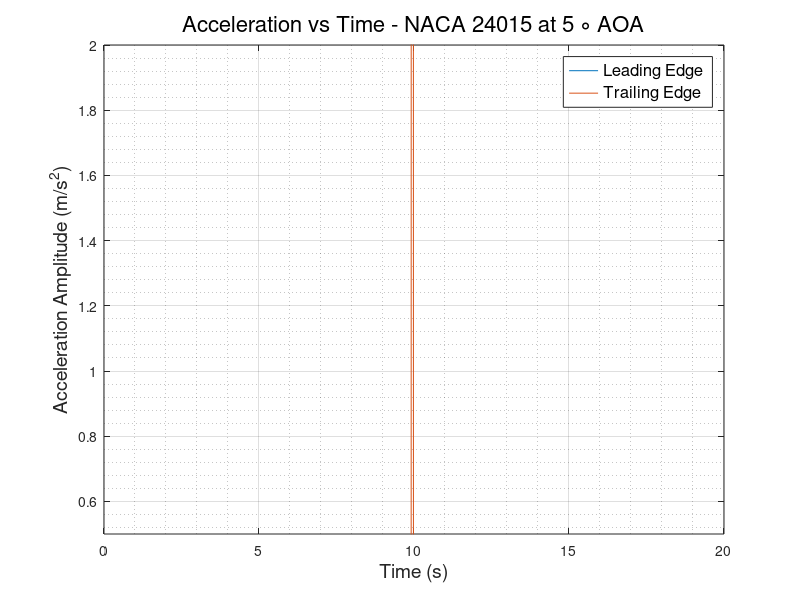
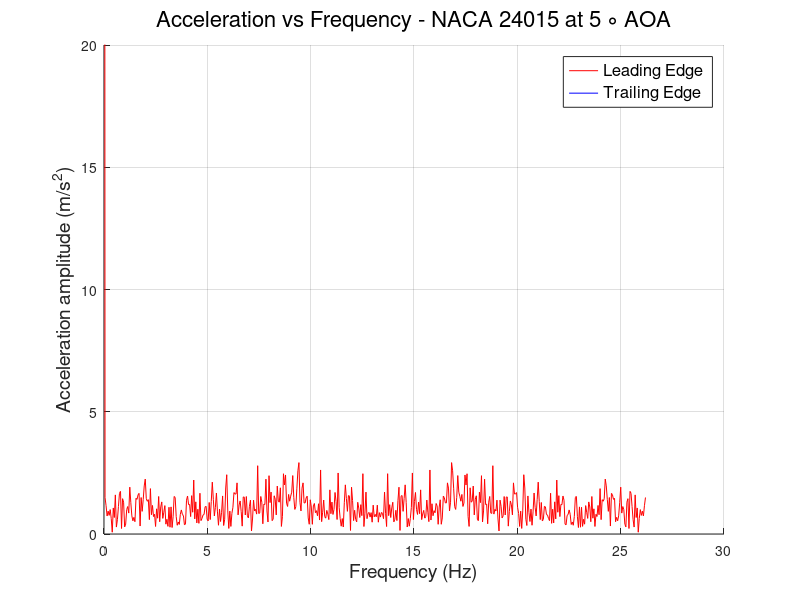

Here is the MATLAB script that generated these plots, in order:
clc
clear
close all
%% READING ACCELEROMETER DATA and defining Variables
                        % LEADING EDGE %
data   = xlsread('LE_700rpm.csv');
LE_time   = data(:,1);
LE_X_acc  = data(:,2);
LE_Y_acc  = data(:,3);
LE_Z_acc  = data(:,4);
LE_R_acc  = sqrt(LE_X_acc.^2 + LE_Y_acc.^2 + LE_Z_acc.^2);
% plot(LE_time,LE_R_acc)
N      = numel(LE_time);
Ts     = abs(diff(LE_time(1:2)));
fs     = 1/Ts;
f_axis = [0:N-1]*fs/N;
A_freq_LE = fft(LE_Z_acc);
figure(1) 
plot(LE_time,LE_Z_acc)
hold on
figure(2)
hold on
plot(f_axis,abs(A_freq_LE),'-r','LineWidth',0.5)
grid on 
grid minor
                        % TRAILING EDGE %
data   = xlsread('TE_700rpm.csv');
TE_time   = data(:,1);
TE_X_acc  = data(:,2);
TE_Y_acc  = data(:,3);
TE_Z_acc  = data(:,4);
TE_R_acc  = sqrt(TE_X_acc.^2 + TE_Y_acc.^2 + TE_Z_acc.^2);
% plot(TE_time,TE_R_acc)
N      = numel(TE_time);
Ts     = abs(diff(TE_time(1:2)));
fs     = 1/Ts;
f_axis = [0:N-1]*fs/N;
A_freq_TE = fft(TE_Z_acc);
figure(1)
plot(TE_time, TE_Z_acc)
grid on
grid minor
xlabel('Time (s)','FontSize',14,'FontWeight','normal')
ylabel('Acceleration Amplitude (m/s^2)','FontSize',14,'FontWeight','normal')
legend ('Leading Edge','Trailing Edge','FontSize',12,'FontWeight','normal')
title('Acceleration vs Time - NACA 24015 at 5 \circ AOA','FontSize',16,'FontWeight','normal')
ylim([0.5 2])
figure(2)
plot(f_axis,abs(A_freq_TE),'-b','LineWidth',0.5)
grid on 
grid minor
ylabel('Acceleration amplitude (m/s^2)','FontSize',14,'FontWeight','normal')
xlabel('Frequency (Hz)','FontSize',14,'FontWeight','normal')
ylim([0 20])
legend ('Leading Edge','Trailing Edge','FontSize',12,'FontWeight','normal')
title('Acceleration vs Frequency - NACA 24015 at 5 \circ AOA','FontSize',16,'FontWeight','normal')
